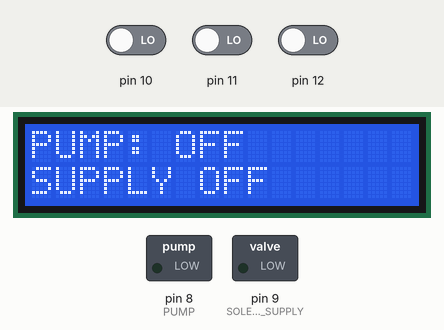
Simulated run of this sketch. Board: Arduino Uno, built with avr-gcc and run on an emulated ATmega328P. Shown: 16×2 character LCD, switched loads named in the sketch (green lamp = pin HIGH). The inputs (shaded band) are chosen by the test bench; at power-on: pin 10 LOW, pin 11 LOW, pin 12 LOW.

Above: at 5.3 s.
5.4 s: pin 10 driven HIGH
At 7.5 s:
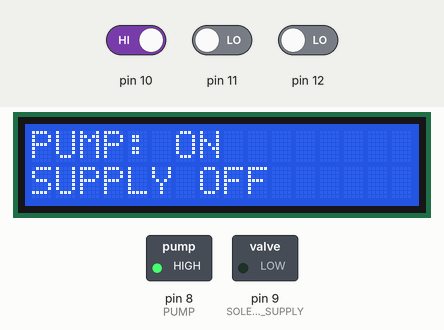
8.0 s: pin 10 driven LOW
At 8.6 s:
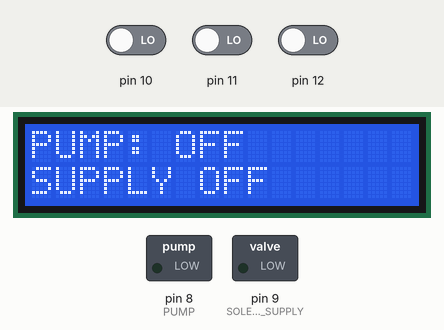
10.6 s: pin 11 driven HIGH and pin 12 driven HIGH
At 13.2 s:
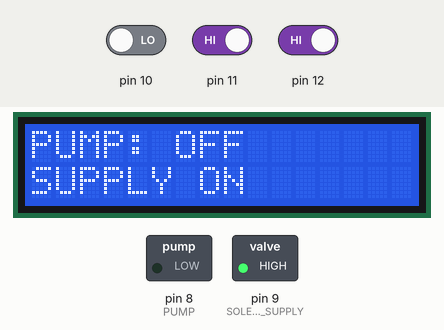
13.7 s: pin 11 driven LOW
At 15.5 s:
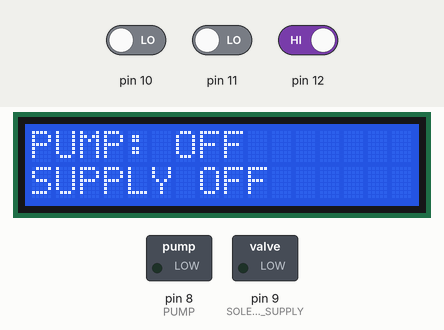
Timing chart, 0 to 17.0 s (numbered marks = the images above; inputs shaded):
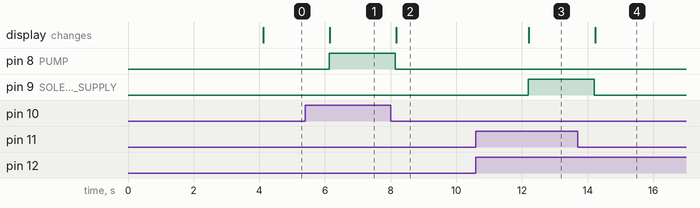

Measured:
- after the input at 5.4 s, pin 8 (PUMP): LOW → HIGH after 0.73 s; the display: changes after 0.75 s (image 1)
- after the input at 8.0 s, pin 8 (PUMP): HIGH → LOW after 0.15 s; the display: changes after 0.17 s (image 2)
- after the input at 10.6 s, pin 9 (SOLENOID_SUPPLY): LOW → HIGH after 1.6 s; the display: changes after 1.6 s (image 3)
- after the input at 13.7 s, pin 9 (SOLENOID_SUPPLY): HIGH → LOW after 0.51 s; the display: changes after 0.53 s (image 4)

The sketch:

Code.ino
```cpp
#include <Wire.h>
#include <LiquidCrystal_I2C.h>

LiquidCrystal_I2C lcd(0x27,16,2);

int GreenState = 0;
int YellowState = 0;
int SupplyState = 0;
void setup() {
  Serial.begin (9600);
  lcd.init();
  lcd.backlight();
  lcd.clear();

  pinMode(9, OUTPUT);//SOLENOID SUPPLY
  pinMode(8, OUTPUT);//PUMP
  pinMode(10, INPUT);
  pinMode(11, INPUT);
  pinMode(12, INPUT);

  lcd.setCursor(0,0);
  lcd.print("WaterTank System");
  delay(4000);
  lcd.clear();

  digitalWrite(9, LOW);
  digitalWrite(8, LOW);
  lcd.setCursor(0,0);
  lcd.print("PUMP: OFF");
  lcd.setCursor(0,1);
  lcd.print("SUPPLY OFF");
}

void loop() {
  GreenState = digitalRead(11);
  YellowState = digitalRead(10);
  SupplyState = digitalRead(12);
  if(SupplyState == HIGH ) //SUPPLY IS ON
  {

    if(GreenState == HIGH) //WATER LEVEL BELOW 100%
    {
    digitalWrite(9, HIGH);
    digitalWrite(8, LOW);

    lcd.clear();
    lcd.setCursor(0,0);
    lcd.print("PUMP: OFF");
    lcd.setCursor(0,1);
    lcd.print("SUPPLY ON");
    }
    else
    {
      digitalWrite(9, LOW);
    digitalWrite(8, LOW);

    lcd.clear();
    lcd.print("PUMP: OFF");
    lcd.setCursor(0,1);
    lcd.print("SUPPLY OFF");
    }
  }

  else if(SupplyState == LOW && YellowState==HIGH) //WATER LEVEL BELOW 75% AND SUPPLY IS OFF
{
    digitalWrite(9, LOW);
    digitalWrite(8, HIGH); // TURN ON PUMP

    lcd.clear();
    lcd.print("PUMP: ON");
    lcd.setCursor(0,1);
    lcd.print("SUPPLY OFF");
  }
  else
  {

    digitalWrite(9, LOW);
    digitalWrite(8, LOW);

    lcd.clear();
    lcd.print("PUMP: OFF");
    lcd.setCursor(0,1);
    lcd.print("SUPPLY OFF");
  }
delay(2000);
}
```
